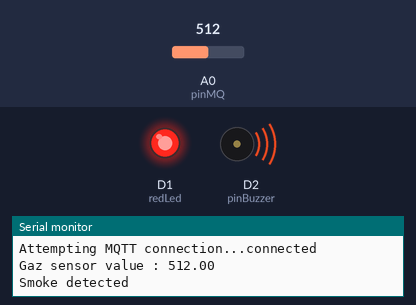
Simulated run of this sketch. Board: ESP8266 (NodeMCU). Parts: output pins drawn as LEDs (lit = HIGH), buzzer (waves = sounding), the last lines printed to the serial monitor. The test bench sets the inputs (shaded band); at power-on: A0 (pinMQ) = 512. WiFi joins after 1.5 s; servers stay silent unless stated; no MQTT or app messages arrive unless stated.

Above: at 1.81 s.
At 2.7 s:
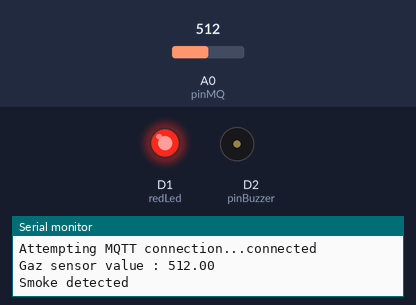
2.8 s: A0 (pinMQ) set to 265
13.6 s: A0 (pinMQ) set to 243
At 17.8 s:
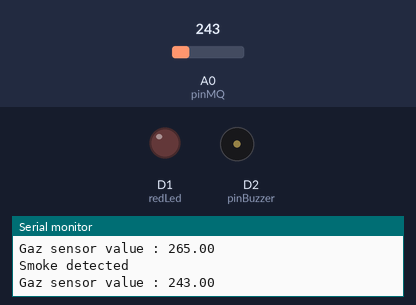
Timing chart, 0 to 19.3 s (numbered marks = the images above; inputs shaded):
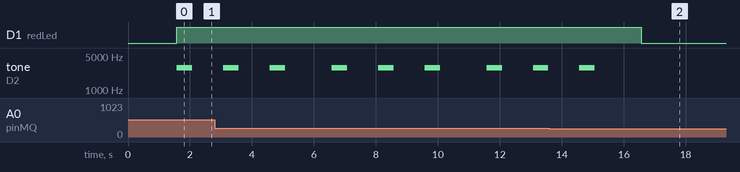

The sketch:

MQ2_gaz_sensor.ino
```cpp
//Include librairies
#include <PubSubClient.h>
#include <ESP8266WiFi.h>

//Define SSID and PWD WiFi
#define SSID "Galaxy S20+ VB"
#define PASSWORD "djhx3915"

//Define MQTT server and init variable for MQTT
#define MQTT_SERVER "192.168.99.90"
WiFiClient espClient;
PubSubClient client(espClient);

//Init Arduino pin
int redLed = D1;
int pinBuzzer = D2;
int pinMQ = A0;
// Threshold value of gaz sensor
int sensorThres = 250;
float analogSensor;

void setup_wifi(){
  WiFi.begin(SSID, PASSWORD);
  while (WiFi.status() != WL_CONNECTED) {
    delay(500);
    Serial.print(".");
  }
  Serial.println("");
  Serial.println("WiFi connected");

  // Print the IP address
  Serial.print("IP address: ");
  Serial.println(WiFi.localIP());
}

void reconnect() {
  // Loop until we're reconnected
  while (!client.connected()) {
    Serial.print("Attempting MQTT connection...");
    // Attempt to connect
    if (client.connect("ESP8266Client")) {
      Serial.println("connected");
      // Subscribe or resubscribe to a topic
      // You can subscribe to more topics (to control more LEDs in this example)
      // client.subscribe("room/lamp");
    } else {
      Serial.print("failed, rc=");
      Serial.print(client.state());
      Serial.println(" try again in 5 seconds");
      // Wait 5 seconds before retrying
      delay(5000);
    }
  }
}

void mqtt_client(){

  if(!client.connected()) {
    reconnect();
  }
  if(!client.loop())
    client.connect("ESP8266Client");

  client.publish("gaz_sensor", String(analogSensor).c_str());
  // publish light reading every 5 seconds
    //if(millis() > (time + 5000)) {
      //time = millis();
      //}
}

void setup() {
  pinMode(redLed, OUTPUT);
  pinMode(pinBuzzer, OUTPUT);
  pinMode(pinMQ, INPUT);
  Serial.begin(9600);
  setup_wifi();
  client.setServer(MQTT_SERVER, 1883);
}

void loop() {
  analogSensor = analogRead(pinMQ);
  //analogSensorChar = analogSensor;

  mqtt_client();

  Serial.print("Gaz sensor value : ");
  Serial.println(analogSensor);
  // Checks if it has reached the threshold value
  if (analogSensor > sensorThres)
  {
    Serial.println("Smoke detected");
    digitalWrite(redLed, HIGH);
    tone(pinBuzzer, 2850, 500);
    delay(1500);
    tone(pinBuzzer, 2850, 500);
    delay(1500);
    tone(pinBuzzer, 2850, 500);
  }
  else
  {
    digitalWrite(redLed, LOW);
    noTone(pinBuzzer);
  }
  delay(2000);
}
```

Measured:
- the behaviour switches between 251 and 250 on A0 (pinMQ) (found by bisection; images 1 and 2)
- after the input at 13.6 s, D1 (redLed): HIGH → LOW after 3.0 s; tone on D2 (pinBuzzer): goes on until 15.1 s, then stays silent
- by itself, tone on D2 (pinBuzzer): repeats every 5.0 s: silent 1.0 s, 2850 Hz 0.50 s, silent 1.5 s, 2850 Hz 0.50 s, silent 1.0 s, 2850 Hz 0.50 s
